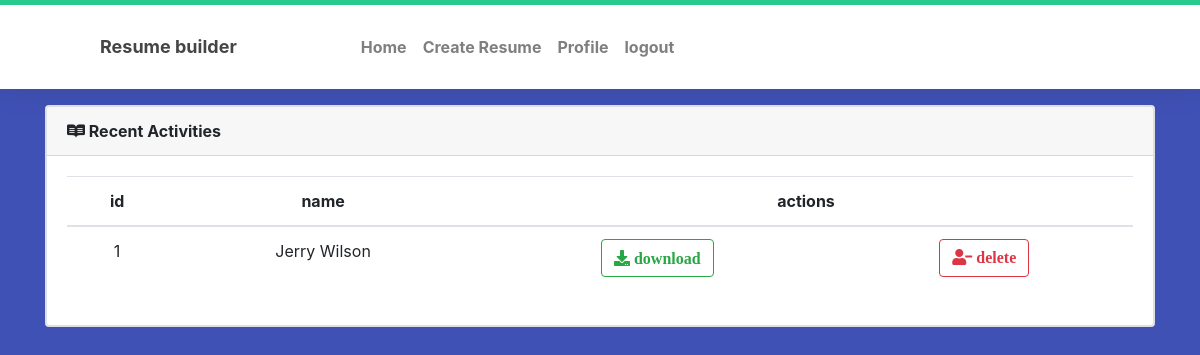
/user/index.php (signed in), run on an earlier commit of the app's database.
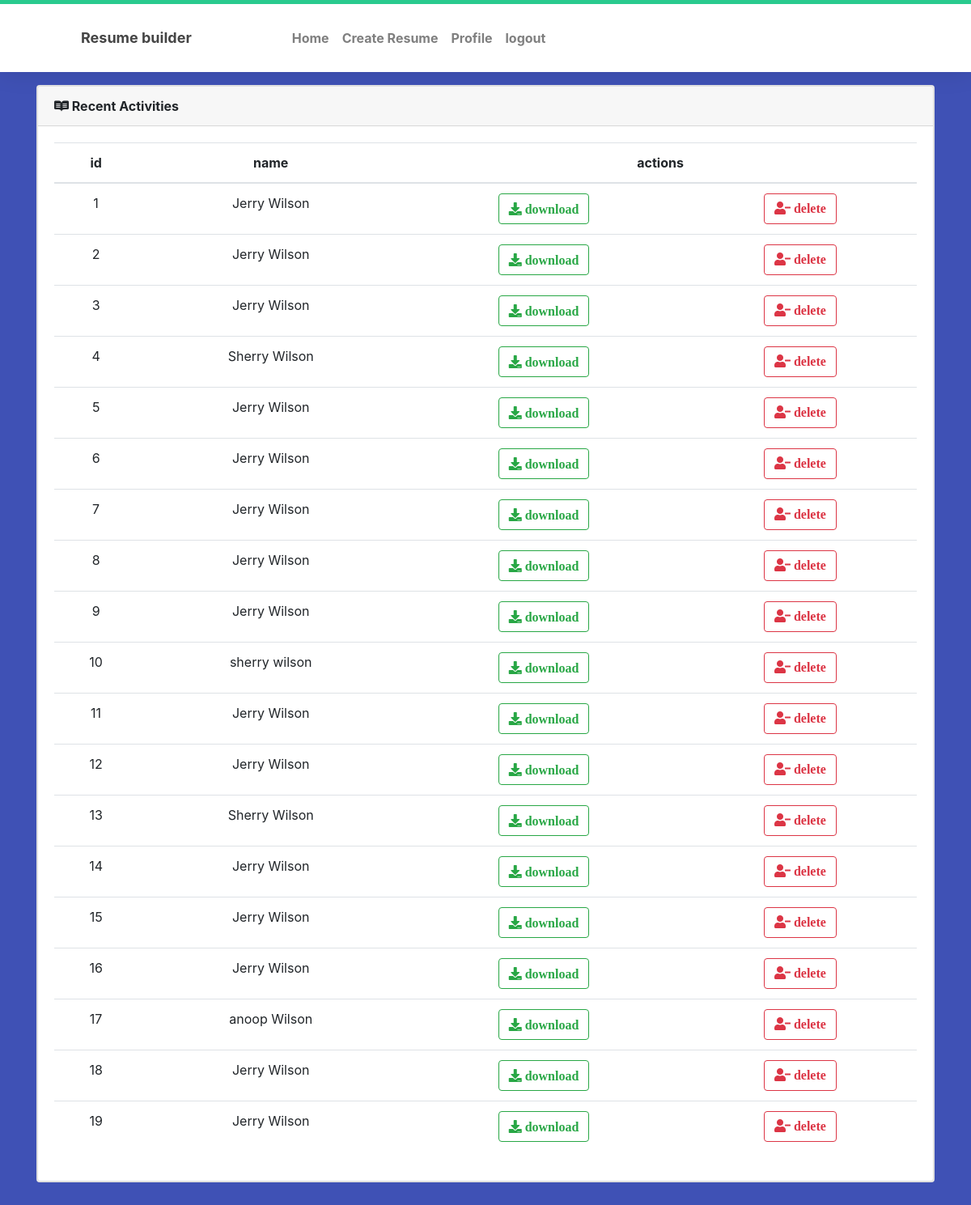
And on a later commit of the database.
### tables this page shows
CREATE TABLE `resume_build` (
  `id` int(11) NOT NULL,
  `fname` varchar(25) NOT NULL,
  `lname` varchar(25) NOT NULL,
  `address` varchar(200) NOT NULL,
  `dob` date NOT NULL,
  `email` varchar(100) NOT NULL,
  `phone` varchar(15) NOT NULL,
  `fresher` tinyint(1) NOT NULL,
  `obj` varchar(1000) NOT NULL,
  `uid` int(11) NOT NULL
);

### user/index.php (the view, shortened to what this page needs)
<?php
include 'header.php';
require '../config.php';
$user_id =$_SESSION['userid'];
$sql = "select * from resume_build where uid = '$user_id'";
$result = mysqli_query($conn,$sql);
if(mysqli_num_rows($result)>0){
  ?>
<div class="container mt-3 mb-5">
	<div class="card">
		<div class="card">
			<div class="card-header text-capitalize font-weight-bold"> <i class="fab fa-readme"></i> Recent activities</div>
			<div class="card-body">
				<div class="table-responsive">
					<table class="table table-bodered table-hover text-center">
						<thead>
							<tr>
							<th>id</th>
							<th>name</th>
							<th colspan="2">actions</th>
							</tr>
						</thead>
						<tbody>
							<?php
							$si =1;
							while ($r=mysqli_fetch_assoc($result)) {
							  ?>
							<tr>
								<td><?php echo $si++; ?></td>
								<td><?php echo $r['fname']." ".$r['lname']; ?></td>
								<td><a href="create.php" class="btn btn-outline-success clicker" id="<?php echo $r['id']; ?>"><i class="fas fa-download">&nbsp;download</i></a></td>
								<td><button class="btn btn-outline-danger drop" id="<?php echo $r['id']; ?>"><i class="fas fa-user-minus">&nbsp;delete</i></button></td>
							</tr>
							<?php
}
							 ?>
						</tbody>
					</table>
				</div>
			</div>
		</div>
	</div>
</div>
<?php
}
 ?>
<?php
include 'footer.php';
 ?>

### user/header.php (shortened to what this page needs)
<!DOCTYPE html>
<html>
<head>
<link rel="stylesheet" href="https://cdnjs.cloudflare.com/ajax/libs/twitter-bootstrap/4.5.2/css/bootstrap.min.css">
<link rel="stylesheet" href="https://cdnjs.cloudflare.com/ajax/libs/font-awesome/5.15.0/css/all.min.css">
<link rel="stylesheet" href="https://stackpath.bootstrapcdn.com/font-awesome/4.7.0/css/font-awesome.min.css">
<link rel="stylesheet" type="text/css" href="assets/css/mystyle.css">
</head>
<body>
<nav class="navbar navbar-expand-lg navbar-light custom-navbar" id="nav">
  <a class="navbar-brand" href="#">Resume builder</a>
  <div class="collapse navbar-collapse" id="navbarTogglerDemo02">
    <ul class="navbar-nav mr-auto mt-2 mt-lg-0">
      <li class="nav-item">
        <a class="nav-link font-weight-bold" href="index.php">Home <span class="sr-only">(current)</span></a>
      </li>
      <li class="nav-item">
        <a class="nav-link font-weight-bold" href="create.php">Create Resume</a>
      </li>
     <li class="nav-item">
        <a class="nav-link font-weight-bold" href="profile.php">Profile</a>
      </li>
      <li class="nav-item">
        <a class="nav-link font-weight-bold" href="../logout.php">logout</a>
      </li>
    </ul>
  </div>
</nav>

### user/footer.php (shortened to what this page needs)
</body>
</html>

### user/assets/css/mystyle.css (style rules this page uses)
* { box-sizing: border-box; }
body { background-color: #f1f1f1; }
button { background-color: #4CAF50; color: #ffffff; border: none; padding: 10px 20px; font-size: 17px; font-family: Raleway; cursor: pointer; }
* { padding:0; margin:0; box-sizing: border-box; }
body { background-color: #3F51B5; }
.custom-navbar { background: #ffffff; border-top: 5px solid #29ca8e; border-bottom: 0; -webkit-box-shadow: 0 1px 30px rgba(0, 0, 0, 0.1); -moz-box-shadow: 0 1px 30px rgba(0, 0, 0, 0.1); box-shadow: 0 1px 30px rgba(0, 0, 0, 0.1); padding: 12px 0; margin-bottom: 0; padding: 0; min-height: 80px; }
.custom-navbar .navbar-brand { color: #454545; font-size: 18px; font-weight: bold; line-height: 40px; padding:0 100px !important; }
.navbar-nav li>a { padding:30px 70px; color:white; }
.card { margin-top:5px solid #29ca8e !important; }

What changed in the data, as far as the page shows it:
added resume_build: fname "Jerry", lname "Wilson"
added resume_build: fname "Jerry", lname "Wilson"
added resume_build: fname "Sherry", lname "Wilson"
added resume_build: fname "Jerry", lname "Wilson"
added resume_build: fname "Jerry", lname "Wilson"
added resume_build: fname "Jerry", lname "Wilson"
added resume_build: fname "Jerry", lname "Wilson"
added resume_build: fname "Jerry", lname "Wilson"
added resume_build: fname "sherry", lname "wilson"
added resume_build: fname "Jerry", lname "Wilson"
added resume_build: fname "Jerry", lname "Wilson"
added resume_build: fname "Sherry", lname "Wilson"
added resume_build: fname "Jerry", lname "Wilson"
added resume_build: fname "Jerry", lname "Wilson"
added resume_build: fname "Jerry", lname "Wilson"
added resume_build: fname "anoop", lname "Wilson"
added resume_build: fname "Jerry", lname "Wilson"
added resume_build: fname "Jerry", lname "Wilson"
